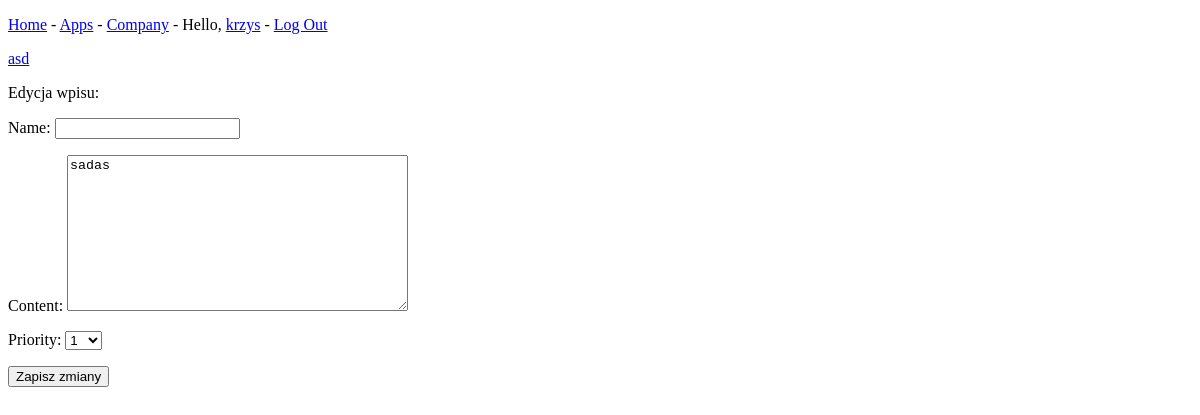
/edit_report/1/ (signed in), run on an earlier commit of the app's database.
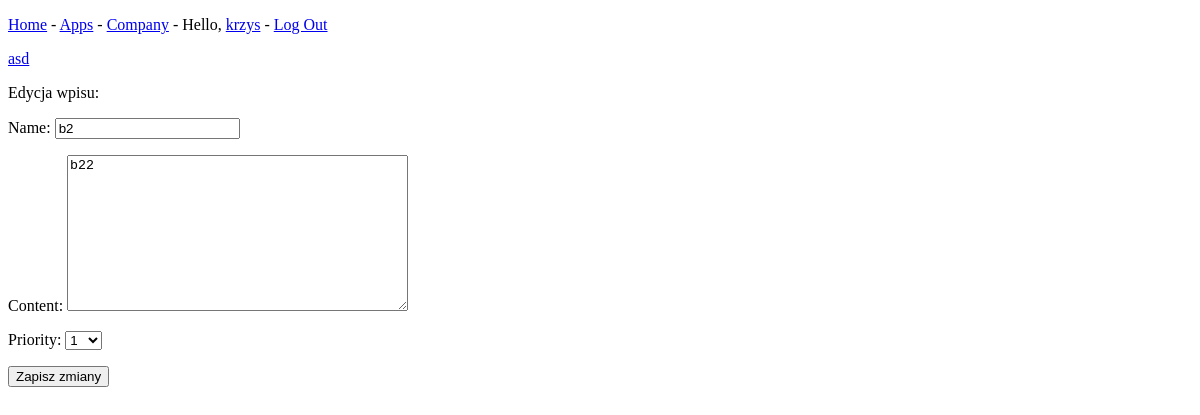
And on a later commit of the database.
### AppFixB1/models.py (models this page shows, shortened)
class Report(models.Model):
    id = models.AutoField(primary_key=True)
    name = models.CharField(max_length=255)
    content = models.TextField()
    solution = models.TextField(blank=True, null=True)
    STATUS_CHOICES = (
        ('Open', 'Open'),
        ('In Progress', 'In Progress'),
        ('Resolved', 'Resolved'),
        ('Closed', 'Closed'),
    )
    status = models.CharField(max_length=255, choices=STATUS_CHOICES, default='Open')
    priority = models.IntegerField(default=1, choices=[(i, i) for i in range(1, 11)])
    date_created = models.DateTimeField(auto_now_add=True)
    date_solved = models.DateTimeField(blank=True, null=True)
    user = models.ForeignKey(User, on_delete=models.CASCADE, related_name='reports')
    app = models.ForeignKey(App, on_delete=models.CASCADE)
    class Meta:
        verbose_name_plural = 'Reports'

### AppFixB1/views.py (the view)
# urls.py: path('edit_report/<int:report_id>/', views.edit_report,name='edit_report'),
@login_required
def edit_report(request, report_id):
    report = Report.objects.get(id=report_id)
    app = report.app
    if request.method != 'POST':
        form = ReportForm(instance=report)
    else:
        form = ReportForm(instance=report, data=request.POST)
        if form.is_valid():
            form.save()
            return redirect('app', app.id)
    context = {'report': report, 'app': app, 'form': form}
    return render(request, 'edit_report.html', context)

### AppFixB1/forms.py
class ReportForm(forms.ModelForm):
    class Meta:
        model = Report
        fields = ['name', 'content', 'priority']

### templates/edit_report.html (shortened to what this page needs)
<!DOCTYPE html>
<html lang="en">
<head>
</head>
<body>
{% extends "base.html" %}
{% block content %}
    <p><a href="{% url 'app' report.id %}">{{ app.name }}</a></p>
    <p>Edycja wpisu:</p>
    <form action="{% url 'edit_report' report.id %}"
    method='post'>
    {{ form.as_p }}
    <button name="submit">Zapisz zmiany</button>
    </form>
{% endblock content %}

What changed in the data, as far as the page shows it:
changed Report: name (not shown) → "b2"; content "sadas" → "b22"
